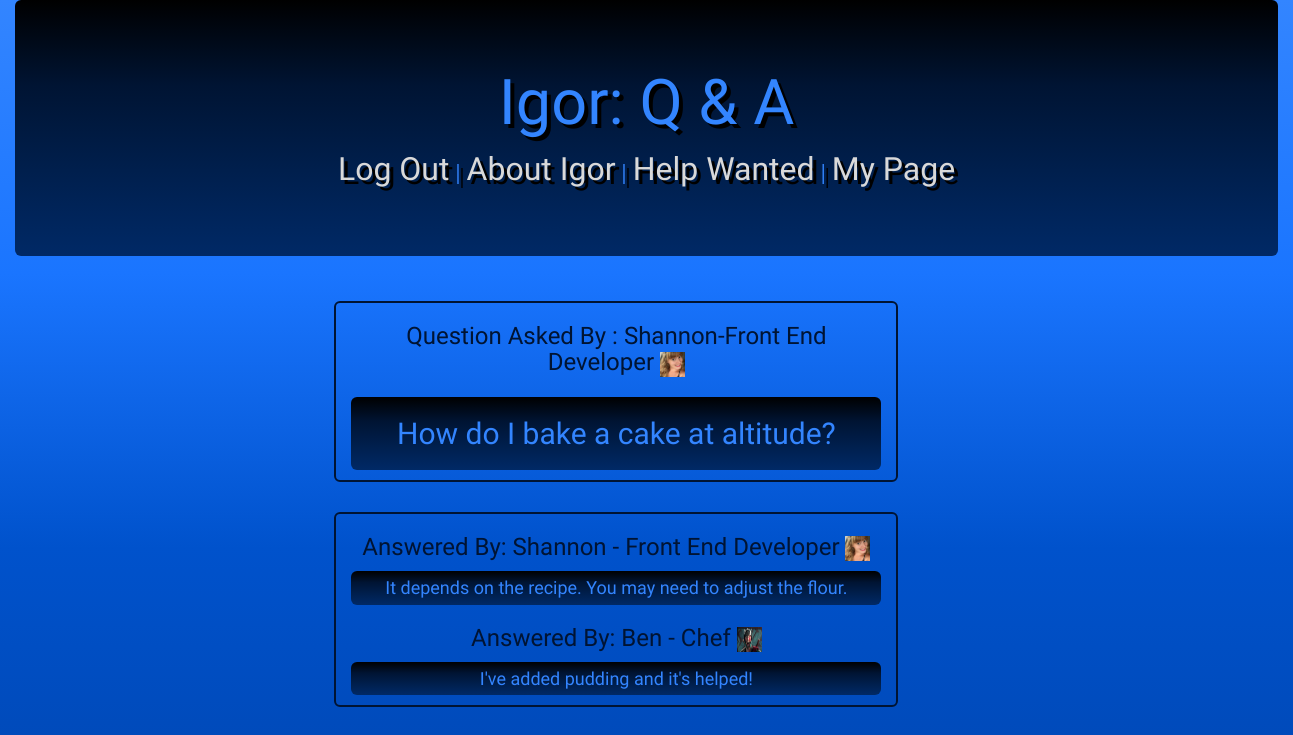
The page /igor/questions/1/ (signed in) on the database its author committed.
### igor_app/models.py (models this page shows)
class Question(models.Model):
    content = models.TextField()
    user_who_posted = models.ForeignKey(User, related_name="posts", on_delete = models.CASCADE)
    specialty = models.CharField(max_length=20)
    created_at = models.DateTimeField(auto_now_add=True)
    updated_at = models.DateTimeField(auto_now=True)

class Profile(models.Model):
    owner=models.OneToOneField(User, related_name="profile", on_delete=models.CASCADE, primary_key=True)
    first_name=models.CharField(max_length=20)
    occupation=models.CharField(max_length=20)
    about=models.TextField()
    img=models.ImageField(upload_to ="img/", null=True, blank=True)
    created_at = models.DateTimeField(auto_now_add=True)
    updated_at = models.DateTimeField(auto_now=True)
    objects=ProfileManager()

class Answer(models.Model):
    content = models.TextField()
    user_who_answered = models.ForeignKey(User, related_name="answered_questions", on_delete = models.CASCADE)
    parent_question = models.ForeignKey(Question, related_name="answers", on_delete = models.CASCADE)
    created_at = models.DateTimeField(auto_now_add=True)
    updated_at = models.DateTimeField(auto_now=True)

### login_reg/models.py (models this page shows)
class User(models.Model):
    username =  models.CharField(max_length=40)
    email = models.CharField(max_length=50)
    password = models.TextField()
    specialty = models.CharField(max_length=20)
    created_at = models.DateTimeField(auto_now_add=True)
    updated_at = models.DateTimeField(auto_now=True)
    objects = UserManager()

### igor_app/views.py (the view)
# urls.py: path('questions/<int:question_id>/', views.view_question),
def view_question(request, question_id):
    if 'userid' in request.session:
        authenticated_user = User.objects.get(id=request.session['userid'])
        context = {
            'authenticated_user': authenticated_user,
            'selected_question': Question.objects.get(id=question_id)
        }
        return render(request, 'results.html', context)
    else:
        return HttpResponse("ERROR NO USER LOGGED IN")

### igor_app/templates/results.html (shortened to what this page needs)
<!DOCTYPE html>
<html lang="en">
<head>
    <link rel="stylesheet" href="https://maxcdn.bootstrapcdn.com/bootstrap/3.4.1/css/bootstrap.min.css">
    {%load static%}
    <link rel="stylesheet" href="{% static 'css/results.css'%}">
</head>
<body>
    <div class="container-fluid">
        <div class="jumbotron text-center">
            <h1>Igor: Q & A</h1>
            <p class="header"><a href="/logout">Log Out</a> | <a href="/igor/about">About Igor</a> | <a href="/igor/questions">Help Wanted</a> | <a href="/">My Page</a></p>
        </div>
        <div class="col-lg-11 col-lg-offset-2">
            <div class="col-lg-6 col-lg-offset-1">
                <h3> Question Asked By : {{selected_question.user_who_posted.profile.first_name}}-{{selected_question.user_who_posted.profile.occupation}} <img src="{{selected_question.user_who_posted.profile.img.url}}" id="avatar"/></h3>
                <h2 id="question">{{selected_question.content}}</h2>
            </div>
            <div class="col-lg-6 col-lg-offset-1">
                {% for answer in selected_question.answers.all %}
                    <h3>Answered By: {{answer.user_who_answered.profile.first_name}} - {{answer.user_who_answered.profile.occupation}} <img src='{{ answer.user_who_answered.profile.img.url }}' id="avatar"></h3>
                    <h4 id="answer"> {{answer.content}} </h4>
                {% endfor %}
            </div>
        </div>
    </div>
</body>
</html>

### igor_app/static/css/results.css (style rules this page uses)
.jumbotron { background:linear-gradient(#000000,#001433, #001f4d, #002966); color:#3385ff; text-shadow:4px 4px black; }
.container-fluid { background:linear-gradient(#3385ff,#1a75ff,#0052cc,#0047b3); padding-bottom:100px; }
.col-lg-11 { text-align:center; }
.col-lg-6 { border: 2px solid #001433; margin-top:15px; margin-bottom:15px; text-align:center; border-radius: 6px; }
a, p#header { font-size:24pt; font-family:'Blinker'; }
a { color:#d9d9d9; }
h1 { font-family:'Black Han Sans'; }
#avatar { width:25px; height:25px; }
h2#question { background:linear-gradient(#000000,#001433, #001f4d, #002966); color: #3385ff; font-family:'Black Han Sans'; padding: 20px 20px 20px 20px; border-radius: 6px; }
h4, h3 { color:#001433; font-family:'Black Han Sans'; }
h4#answer { background:linear-gradient(#000000,#001433, #001f4d, #002966); color: #3385ff; font-family: 'Blinker'; padding:7px 7px 7px 7px; border-radius: 6px; }

### rows shown on the page
Question: user_who_posted.profile.first_name "Shannon", user_who_posted.profile.occupation "Front End Developer", user_who_posted.profile.img (picture), content "How do I bake a cake at altitude?"
Answer: user_who_answered.profile.first_name "Shannon", user_who_answered.profile.occupation "Front End Developer", user_who_answered.profile.img (picture), content "It depends on the recipe. You may need to adjust the flour."
Answer: user_who_answered.profile.first_name "Ben", user_who_answered.profile.occupation "Chef", user_who_answered.profile.img (picture), content "I've added pudding and it's helped!"
